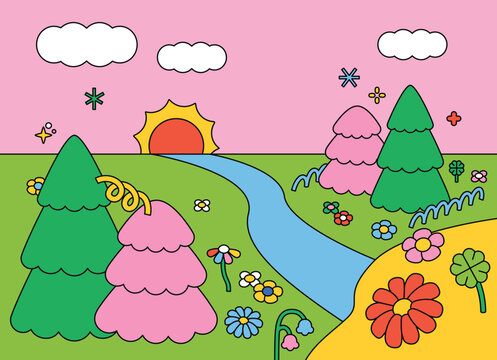
#> input picture examples/example1.jpg, 497 x 360 px
$ python main.py ./examples/example1.jpg ./results/output.jpg --colors 10
#> lines starting #> are read from the running program, lines starting #| are printed output that depends on the picture
import argparse
import numpy as np
import cv2
import matplotlib.pyplot as plt
from sklearn.cluster import KMeans

def plot_color(color, y_, x_):
    im = np.zeros((y_, x_, 3))
    for y in range(y_):
        for x in range(x_):
            if y == 0 or x == 0 or y == (y_-1) or x == (x_-1):
                im[y][x] == 255
            else:
                im[y][x] = color
    return im

def put_text(img_plt, text, x, y):
    cv2.putText(
        img_plt,
        str(text),
        (x,y),
        cv2.FONT_HERSHEY_SIMPLEX,
        0.4,
        (0, 0, 0, 0),
        2)

def check_bool(x, y, size_x, size_y, edges_image):
    for i in range(y, y + size_y):
        for j in range(x, x+ size_x):
            try:
                if edges_image[j][i] != 255:
                    return False
            except:
                pass
    return True

def process_image(input_path, output_path, colors=10):
    # Read and preprocess image
#> called with input_path = './examples/example1.jpg', output_path = './results/output.jpg', colors = 10
    img = cv2.imread(input_path)
#> img is the input picture: shape (360, 497, 3); mean B, G, R 140.1, 171.3, 180.5
    if img is None:
        raise ValueError(f"Could not read image at {input_path}")

    img = cv2.cvtColor(img, cv2.COLOR_BGR2RGB)
    img = np.array(img, dtype=np.float64) / 255

    # Get image dimensions
    w, h, d = original_shape = tuple(img.shape)
#> w = 360; h = 497; d = 3; original_shape = (360, 497, 3)
    img_reshaped = np.reshape(img, (w * h, d))

    # Perform K-means clustering
    kmeans = KMeans(n_clusters=colors, random_state=0).fit(img_reshaped)
    labels = kmeans.predict(img_reshaped)
    mean_ = kmeans.cluster_centers_
#> mean_ = [[0.103, 0.132, 0.0855], [0.947, 0.585, 0.738], [0.546, 0.746, 0.263], [0.991, 0.812, 0.193], [0.134, 0.681, 0.377], [0.455, 0.745, 0.901], [0.993, 0.994, 0.994], [0.935, 0.336, 0.243], [0.961, 0.683, 0.801], [0.402, 0.354, 0.283]]

    # Create edge image
    img_gray = cv2.imread(input_path, 0)
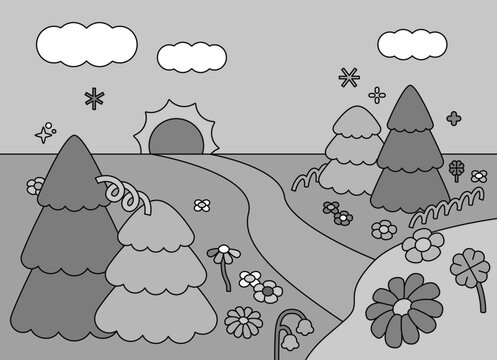
#> img_gray: shape (360, 497); min 0, max 255, mean 170.6
    edges = cv2.Canny(img_gray, 100, 200)
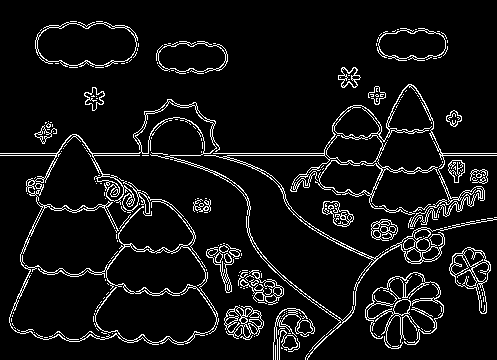
#> edges: shape (360, 497); 7.5% white in thin lines or dots

    # Invert edges
    edges = 255 - edges
#> edges: shape (360, 497); 92.5% white; black in thin lines or dots

    # Create color-clustered image
    img_kmean = np.zeros((w, h, d))
    label_idx = 0
    for i in range(w):
        for j in range(h):
            img_kmean[i][j] = mean_[labels[label_idx]]
            label_idx += 1
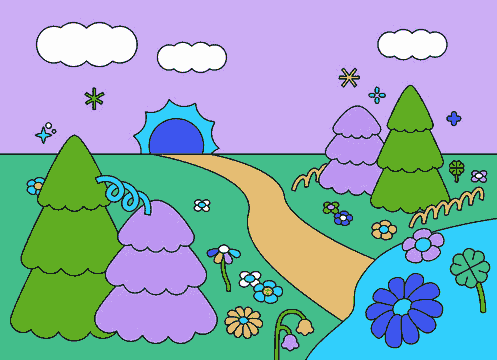
#> img_kmean: shape (360, 497, 3) float64; mean of channels 0, 1, 2 0.708, 0.672, 0.549; drawn as B, G, R
#> after the loop, label_idx = 178920

    # Sort colors by intensity
    mean_sort = sorted(mean_, key=lambda x: sum(x))
#> mean_sort = [[0.103, 0.132, 0.0855], [0.402, 0.354, 0.283], [0.134, 0.681, 0.377], [0.935, 0.336, 0.243], [0.546, 0.746, 0.263], [0.991, 0.812, 0.193], [0.455, 0.745, 0.901], [0.947, 0.585, 0.738], [0.961, 0.683, 0.801], [0.993, 0.994, 0.994]]

    # Create paint-by-numbers result
    size_x = 17
    size_y = 17
    copy_edge = edges.copy()
    color_edge = img_kmean.copy()

    # Add numbers to regions
    for round in range(len(mean_sort)):
        for y_ in range(0, w, size_y):
            for x_ in range(0, h, size_x):
                if sum(color_edge[y_][x_]) == sum(mean_sort[round]):
                    status = check_bool(x_, y_, size_x, size_y, copy_edge)
                    if status:
                        put_text(copy_edge, round+1, x_, y_)
                        break
#> this loop made 10 passes
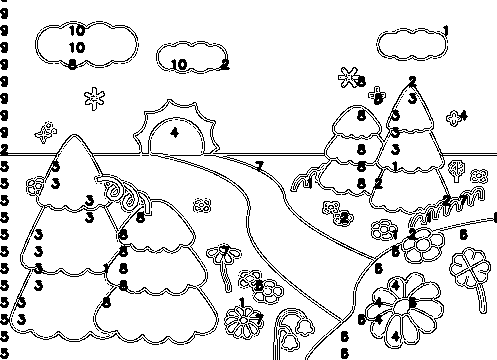
#> copy_edge: shape (360, 497); 89.8% white; black in thin lines or dots

    # Convert grayscale edge image to RGB
    copy_edge_rgb = cv2.cvtColor(copy_edge.astype(np.uint8), cv2.COLOR_GRAY2RGB)
#> copy_edge_rgb: shape (360, 497, 3); 89.8% white; black in thin lines or dots

    # Create color palette
    palette_height = 100
    palette_width = img.shape[1]
#> palette_width = 497
    color_palette = np.zeros((palette_height, palette_width, 3))

    # Fill color palette with the sorted colors
    segment_width = palette_width // len(mean_sort)
#> segment_width = 49
    for i, color in enumerate(mean_sort):
        start_x = i * segment_width
        end_x = start_x + segment_width
        color_palette[:, start_x:end_x] = color

        # Add number labels to the palette
        label_x = start_x + segment_width // 2 - 10
        cv2.putText(color_palette, str(i+1), (label_x, palette_height//2),
                    cv2.FONT_HERSHEY_SIMPLEX, 1, (0,0,0), 2)
#> this loop made 10 passes
#> (color, start_x, end_x, label_x) on passes 1 to 10: ([0.103, 0.132, 0.0855], 0, 49, 14), ([0.402, 0.354, 0.283], 49, 98, 63), ([0.134, 0.681, 0.377], 98, 147, 112), ([0.935, 0.336, 0.243], 147, 196, 161), ([0.546, 0.746, 0.263], 196, 245, 210), ([0.991, 0.812, 0.193], 245, 294, 259), ([0.455, 0.745, 0.901], 294, 343, 308), ([0.947, 0.585, 0.738], 343, 392, 357), ([0.961, 0.683, 0.801], 392, 441, 406), ([0.993, 0.994, 0.994], 441, 490, 455)
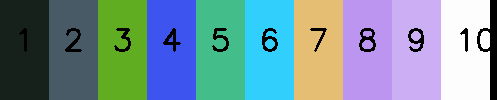
#> color_palette: shape (100, 497, 3) float64; mean of channels 0, 1, 2 0.615, 0.578, 0.465; drawn as B, G, R

    # Convert color palette to uint8 and ensure it's in the range [0, 255]
    color_palette = (color_palette * 255).astype(np.uint8)

    # Combine the paint-by-numbers image with the color palette
    final_image = np.vstack([copy_edge_rgb, color_palette])
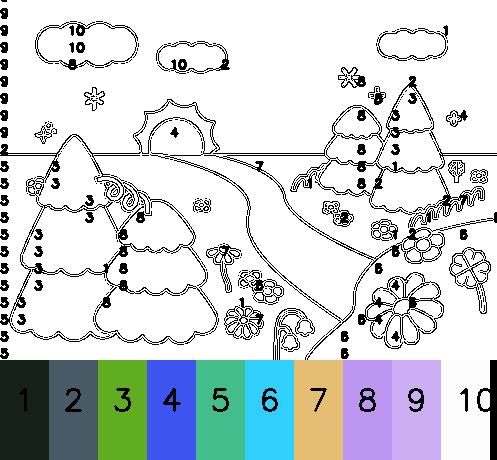
#> final_image: shape (460, 497, 3); mean B, G, R 213.3, 211.2, 204.9

    # Save the result
    cv2.imwrite(output_path, cv2.cvtColor(final_image, cv2.COLOR_RGB2BGR))
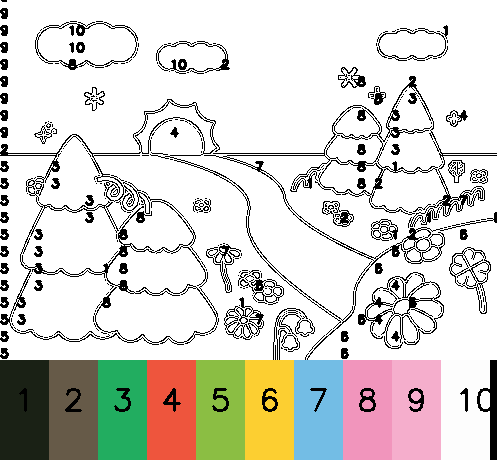
#> saved as output.jpg: shape (460, 497, 3); mean B, G, R 204.9, 211.2, 213.3
    print(f"Paint-by-numbers image saved to {output_path}")

def main():
    parser = argparse.ArgumentParser(description='Create a paint-by-numbers image using clustering')
    parser.add_argument('input_path', type=str, help='Path to the input image')
    parser.add_argument('output_path', type=str, help='Path to save the output image')
    parser.add_argument('--colors', type=int, default=10, help='Number of colors to use (default: 10)')

    args = parser.parse_args()

    try:
        process_image(args.input_path, args.output_path, args.colors)
    except Exception as e:
        print(f"Error processing image: {str(e)}")
        return 1

    return 0

if __name__ == "__main__":
    exit(main())
#> (the program exits here)
